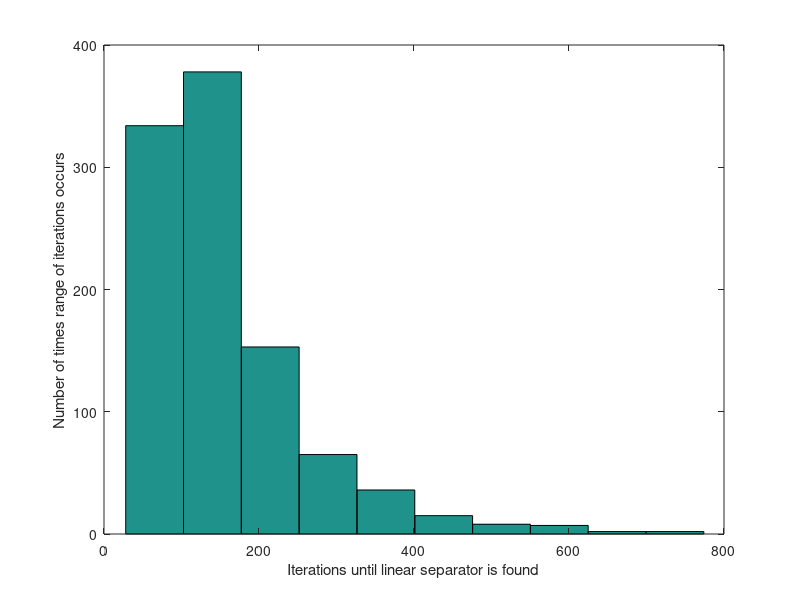
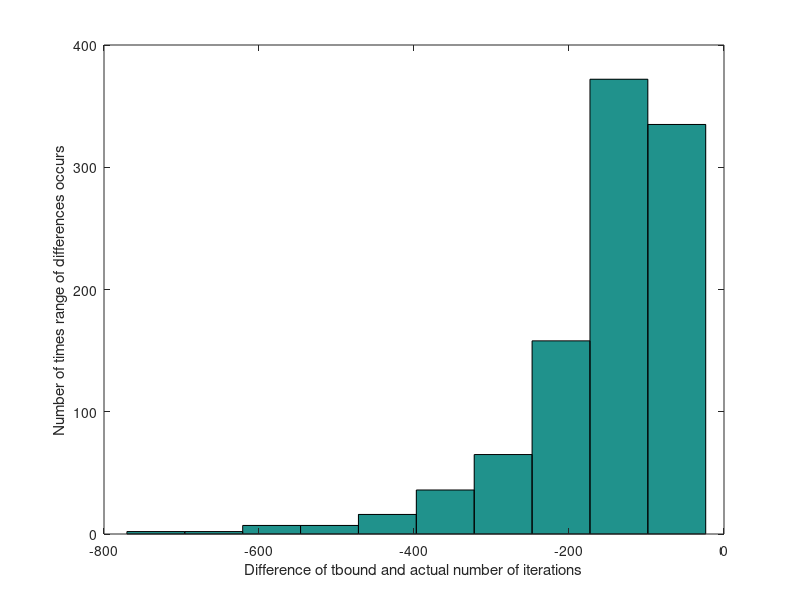

Source code (MATLAB) for these figures, in order:
%Simple implementation of perceptron learning algorithm on random,
%linearly separable training sets.
%Provides a visualization to see if the number of iterations of the algorithm 
%is less than the theoretical bound. It is.
%Shows that there are many weight vectors that generate the same
%dichotomies, i.e., the hypothesis the algorithm chooses won't necessarily
%be the same as the real classifying function.


iterationsVec = zeros(1,1000);
tBoundDifferencesVec = zeros(1,1000);
foundWeightsEqualRealWeightsVec = zeros(1,1000);

for i = 1:1000
    weights = horzcat([0], rand(1,10));
    realWeights = weights;
    
    trainingSet = horzcat(ones(100,1),(1 - 2.*rand(100,10)));
    trainingSet = horzcat(trainingSet, transpose(sign(weights * transpose(trainingSet))));
    
    %Calculate theoretical bound 
    row = min(weights * transpose(trainingSet(:,1:11)));
    R = max(sqrt(sum(abs(trainingSet(:,1:11)).^2,2)));
    w_star_norm_squared = sum(weights .^ 2);
    t_bound = ((R .^ 2) * w_star_norm_squared) / (row.^2);

    %Initialization
    weights = zeros(1,11);
    iterations = 1;
    classifications = transpose(sign(weights * transpose(trainingSet(:,1:11))));
    misclassifiedIndicies = find(classifications ~= trainingSet(:,12));
    
    while(size(misclassifiedIndicies,1) > 0)
         randomIndex = randsample(misclassifiedIndicies,1);
         randomSampleX = trainingSet(randomIndex,1:11);
         randomSampleY = trainingSet(randomIndex,12);

         weights = weights + randomSampleY .* randomSampleX;

         classifications = transpose(sign(weights * transpose(trainingSet(:,1:11))));
         misclassifiedIndicies = find(classifications ~= trainingSet(:,12));
         iterations = iterations + 1;
    end
    iterationsVec(i) = iterations;
    tBoundDifferencesVec(i) = t_bound-iterations;
    
    foundWeightsEqualRealWeightsVec(i) = (isequal(weights, realWeights));
end

disp(mean(foundWeightsEqualRealWeightsVec));
hist(iterationsVec);
xlabel('Iterations until linear separator is found');
ylabel('Number of times range of iterations occurs');
figure
hist(tBoundDifferencesVec);
xlabel('Difference of tbound and actual number of iterations');
ylabel('Number of times range of differences occurs');